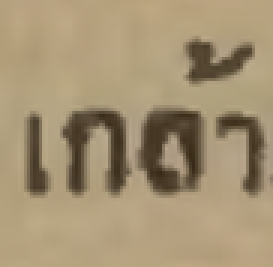
#> input picture screen2Text/test_image.png, 91 x 89 px (shown 3 times larger)
$ python -i img2text.py   (imports and definitions only)
#> lines starting #> are read from the running program, lines starting #| are printed output that depends on the picture
"""
rewriting the Image2Text class for greater flexibility
"""

import os
from PIL import Image, ImageDraw, ImageOps
import numpy as np
import pandas as pd
import matplotlib.pyplot as plt
from skimage.filters import *
import pytesseract

tess_path = 'C:/Program Files/Tesseract-OCR/tesseract.exe'
# tess_path = r'C:\Users\User\AppData\Local\Tesseract-OCR\tesseract.exe'
pytesseract.pytesseract.tesseract_cmd = tess_path
TESSDATA_PREFIX = r'C:/Program Files/Tesseract-OCR/tessdata'


# TESSDATA_PREFIX = 'C:/Users/User/AppData/Local/Tesseract-OCR/tessdata'

# NOTATION NOTE -  as applied to variable/parameter names in the code below:
# 'image' refers to a general image file
# 'im' refers to a PIL image object


# noinspection PyShadowingNames

# TODO: rewritten without zip. TEST!
# [46 lines left out: function thumbsheet, not called in this run]


# IMAGE PREPROCESSING
# TODO: Clean the needless functions in this section

def load_image(image, mode='L'):
    """Loads image from file, returns a PIL image object in 'L' mode (b/w)
    (output mode can be changed if necessary)"""
    im = Image.open(image)
    if mode:
        im = im.convert(mode)
    return im


def small(im, factor=12):
    """Takes a PIL image object, returns a copy grayscale reduced in size by :factor:"""
    return im.convert('L').reduce(factor)


# noinspection PyShadowingNames
# [362 lines left out: functions binarize_as_array, clean_edges_as_array, smart_binarize_as_array, count_white_rows, orientation, clean_edges_row_nz and 9 more, not called in this run]


class Preprocessor:

    # [70 lines left out: functions __init__, get_image_data, find_all_blocks, draw_blocks, build_sampling_sheet, not called in this run]


class Image2Text:
    boxes = None
    lines = None
    text = None

    def __init__(self, image, pre=False, binarize=False):
        """Loads an image file to be recognized.
        :file: path to file or file object
        :pre: loads image with preprocessing if selected, default False
        :bin: loads image with binarization if selected, default False
        """
        if pre:
            print('Loading image file with full preprocessing')
            self.im = preprocess(image)
        elif binarize:
            print('Loading image file with binarization only')
            self.im = binarize_as_array(load_image(image))
        else:
            print('Loading image file with no preprocessing')
            self.im = load_image(image)
        self.path = image  # this is dubious!!! will only work with image passed as path, not file object

    def binarize(self):
        self.im = binarize_as_array(self.im)

    # [19 lines left out: functions recognize_as_is, recognize_by_lines, save_to_file, not called in this run]


# [1 line not run here, left out]

>>> import cv2
>>> picture = cv2.imread('../screen2Text/test_image.png', cv2.IMREAD_GRAYSCALE)
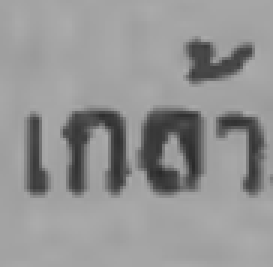
#> picture: shape (89, 91) (shown 3 times larger); min 42, max 175, mean 147.7
>>> result = Image2Text(picture).binarize()
#> (the run stopped early here; a loop or call above may not have finished)
